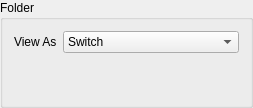
<?xml version="1.0" encoding="UTF-8"?>
<ui version="4.0">
 <class>GroupBox</class>
 <widget class="QGroupBox" name="GroupBox">
  <property name="geometry">
   <rect>
    <x>0</x>
    <y>0</y>
    <width>253</width>
    <height>108</height>
   </rect>
  </property>
  <property name="windowTitle">
   <string>GroupBox</string>
  </property>
  <property name="title">
   <string>Folder</string>
  </property>
  <layout class="QFormLayout" name="formLayout">
   <item row="0" column="0">
    <widget class="QLabel" name="label_2">
     <property name="enabled">
      <bool>true</bool>
     </property>
     <property name="sizePolicy">
      <sizepolicy hsizetype="Minimum" vsizetype="Preferred">
       <horstretch>0</horstretch>
       <verstretch>0</verstretch>
      </sizepolicy>
     </property>
     <property name="text">
      <string>View As</string>
     </property>
    </widget>
   </item>
   <item row="0" column="1">
    <widget class="QComboBox" name="viewTypeCombo">
     <property name="sizePolicy">
      <sizepolicy hsizetype="Expanding" vsizetype="Fixed">
       <horstretch>0</horstretch>
       <verstretch>0</verstretch>
      </sizepolicy>
     </property>
     <item>
      <property name="text">
       <string>Switch</string>
      </property>
     </item>
     <item>
      <property name="text">
       <string>Packed Layout</string>
      </property>
     </item>
    </widget>
   </item>
   <item row="1" column="1">
    <spacer name="verticalSpacer">
     <property name="orientation">
      <enum>Qt::Vertical</enum>
     </property>
     <property name="sizeHint" stdset="0">
      <size>
       <width>20</width>
       <height>13</height>
      </size>
     </property>
    </spacer>
   </item>
  </layout>
 </widget>
 <resources/>
 <connections/>
</ui>
